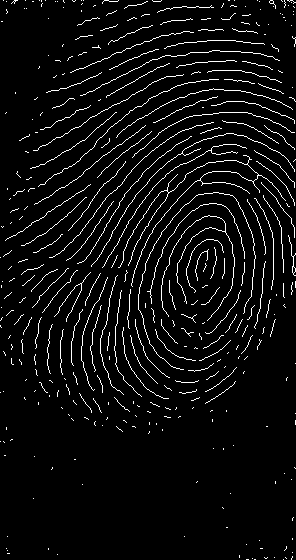
#> input picture img/101_3_skel.bmp, 296 x 560 px, found by its file name
$ python minutiae_extraction_backup.py   (Python 2 division)
#> lines starting #> are read from the running program, lines starting #| are printed output that depends on the picture; after the words box and inside, x2 and y2 are one past the last pixel; in counts of white or black regions, pixels touching at a corner belong together
import cv2
import numpy as np
import math
from skimage import morphology, img_as_float, img_as_ubyte

def neibPoint(img, x, y, qt):
	i = -1;
	j = -1;
	neibQt = -1
	if img[x, y] == 255:
		for i in range(-1, 2):
			for j in range(-1, 2):
				if img[(x + i), (y + j)] == 255:
					neibQt += 1
	if neibQt == qt and qt > 0:
		return True
	elif neibQt == -qt and qt < 0:
		return True
	else:
		return False

def searchPath(img1, img2, x, y, distance):
	a = x;
	b = y;
	img2[a, b] = 100
	for i in range (0, distance):
		for m in range(-1, 2):
			for n in range(-1, 2):
				if img1[a+m, b+n] == 255:
					if img2[a+m, b+n] == 0:
						a = a+m
						b = b+n
						img2[a, b] = 100
					elif img2[a+m, b+n] == 255:
						return False
	return True

s = '101_3'

# imgrgb = cv2.imread(s + '_skel.bmp', 1)
img = cv2.imread(s + '_skel.bmp', 0)
#> img: shape (560, 296); 5.1% white in thin lines or dots
height, width = img.shape
#> height = 560; width = 296
size = np.size(img)
#> size = 165760

ctrl1 = np.zeros(img.shape,np.uint8)
ctrl2 = np.zeros(img.shape,np.uint8)

for i in range(1, height-1):
	for j in range(1, width-1):
		if neibPoint(img, i, j, 3):
			ctrl1[i, j] = 255
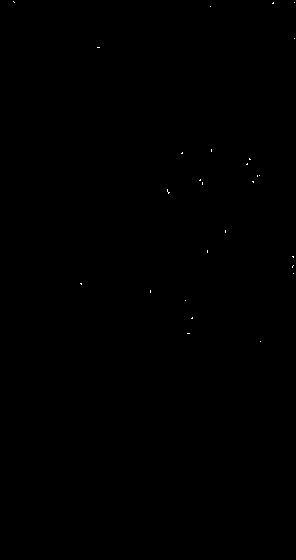
#> ctrl1: shape (560, 296); 0.04% white in thin lines or dots, all inside (x1, y1, x2, y2) = (13, 1, 295, 342)
			# imgrgb[i-1, j-1] = [0, 0, 255]
			# imgrgb[i-1, j] = [0, 0, 255]
			# imgrgb[i-1, j+1] = [0, 0, 255]
			# imgrgb[i, j-1] = [0, 0, 255]
			# imgrgb[i, j+1] = [0, 0, 255]
			# imgrgb[i+1, j-1] = [0, 0, 255]
			# imgrgb[i+1, j] = [0, 0, 255]
			# imgrgb[i+1, j+1] = [0, 0, 255]

for i in range(1, height-1):
	for j in range(1, width-1):
		if neibPoint(img, i, j, -1):
			ctrl2[i, j] = 255
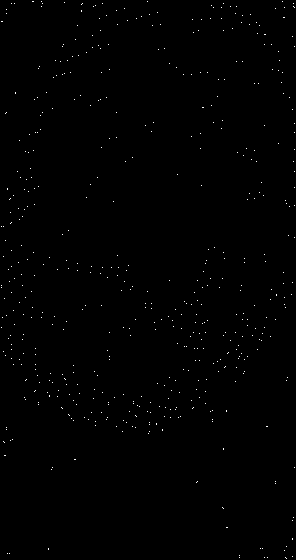
#> ctrl2: shape (560, 296); 0.34% white in thin lines or dots
			# imgrgb[i-1, j-1] = [0, 255, 0]
			# imgrgb[i-1, j] = [0, 255, 0]
			# imgrgb[i-1, j+1] = [0, 255, 0]
			# imgrgb[i, j-1] = [0, 255, 0]
			# imgrgb[i, j+1] = [0, 255, 0]
			# imgrgb[i+1, j-1] = [0, 255, 0]
			# imgrgb[i+1, j] = [0, 255, 0]
			# imgrgb[i+1, j+1] = [0, 255, 0]

# Minutiaes 1: bifurcacoes, ou seja, pontos que possuem 3 pontos adjacentes
# Minutiaes 2: finais de linha, ou seja, que possuem apenas 1 ponto adjacente
# cv2.imwrite(s + "_mn_1_2.bmp", imgrgb)
cv2.imwrite(s + "_mn_1_only.bmp", ctrl1)
cv2.imwrite(s + "_mn_2_only.bmp", ctrl2)

# Borda falsa - para evitar falha de segmentacao e variantes
for i in range(0, height):
	img[i, 0] = 0
	img[i, width-1] = 0
#> img: shape (560, 296); 5% white in thin lines or dots
for i in range(0, width):
	img[0, i] = 0
	img[height-1, i] = 0
#> img: shape (560, 296); 5% white in thin lines or dots

ctrl3 = ctrl1.copy()

# Retiradas de "bifurcacoes" unidas
for i in range(1, height-1):
	for j in range(1, width-1):
		if ctrl3[i][j] == 255:
			for k in range(-30, 31):
				for l in range(-30, 31):
					if i+k < height and j+l < width:
						ctrl3[i+k][j+l] = 0
			ctrl3[i][j] = 255

# [18 lines of commented-out code are left out]
cv2.imwrite(s + "_mn_1_selection.bmp", ctrl3)

for i in range(0, height):
	for j in range(0, width):
		if img[i, j] == 255:
			if ctrl3[i, j] == 0:
				ctrl3[i, j] = 40
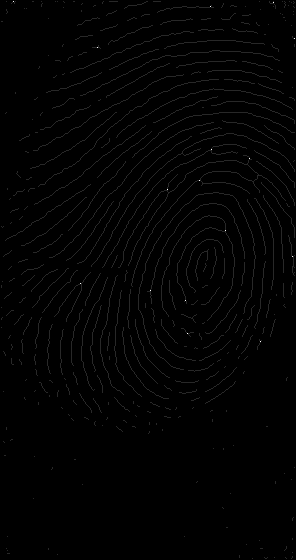
#> ctrl3: shape (560, 296); min 0, max 255, mean 2

# Minutiaes com a digital no fundo
# cv2.imwrite(s + "_mn_1_selection2.bmp", ctrl3)

ctrl3 = ctrl2.copy()

# Inicios e terminos de linha
for i in range(1, height-1):
	for j in range(1, width-1):
		if ctrl2[i, j] == 255:
			count = 0
			for a in range(-1, 2):
				for b in range(-1, 2):
					if img[i+a, j+b] == 255:
						ctrl4 = ctrl2.copy()
						ctrl4[i, j] = 200
						if not searchPath(img, ctrl4, i+a, j+b, 50):
							count += 1
			if count >= 1:
				ctrl3[i, j] = 0
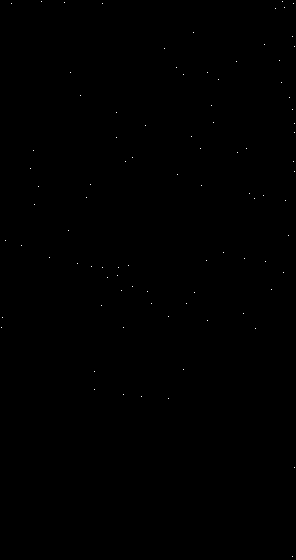
#> ctrl3: shape (560, 296); 0.05% white in thin lines or dots

# Retiradas de terminais unidos
for i in range(1, height-1):
	for j in range(1, width-1):
		if ctrl3[i][j] == 255:
			for k in range(-20, 21):
				for l in range(-20, 21):
					if i+k < height and j+l < width:
						ctrl3[i+k][j+l] = 0
			ctrl3[i][j] = 255
#> ctrl3: shape (560, 296); 0.03% white in thin lines or dots, all inside (x1, y1, x2, y2) = (2, 1, 295, 468)

# Minutiaes escolhidas
cv2.imwrite(s + "_mn_2_selection.bmp", ctrl3)

for i in range(0, height):
	for j in range(0, width):
		if img[i, j] == 255:
			if ctrl3[i, j] == 0:
				ctrl3[i, j] = 40
#> ctrl3: shape (560, 296); min 0, max 255, mean 2.1

# Minutiaes com a digital no fundo
# cv2.imwrite(s + "_mn_2_selection2.bmp", ctrl3)

# Calculo do core
img = cv2.imread(s + "_mn_1_selection.bmp", 0)
tX = 0
tY = 0
qt = 0
for i in range(0, height):
	for j in range(0, width):
		if img[i, j] == 255:
			tX += i
			tY += j
			qt += 1

img = np.zeros(img.shape,np.uint8)
tX /= qt
tY /= qt

# for i in range(-1, 2):
#   for j in range(-1, 2):
# 	img[tX+i, tY+j] = 255
img[tX, tY] = 255

cv2.imwrite(s + "_core.bmp", img)

# Escolha entre todas as minutiae

img = cv2.imread(s + "_mn_1_selection.bmp", 0)
img2 = cv2.imread(s + "_mn_2_selection.bmp", 0)
img3 = img
img3 = np.zeros(img.shape,np.uint8)

for i in range(0, height):
	for j in range(0, width):
		if img[i][j] == 255 or img2[i][j] == 255:
			if math.sqrt( math.pow(abs(i - tX), 2) + math.pow(abs(j - tY), 2)) < 170:
				img3[i][j] = 255
#> img3: shape (560, 296); 0.03% white in thin lines or dots, all inside (x1, y1, x2, y2) = (33, 6, 295, 334)

# Retiradas de minutiaes unidos
for i in range(1, height-1):
	for j in range(1, width-1):
		if img3[i][j] == 255:
			for k in range(-20, 21):
				for l in range(-20, 21):
					if i+k < height and j+l < width:
						img3[i+k][j+l] = 0
			img3[i][j] = 255
#> img3: shape (560, 296); 0.03% white in thin lines or dots, all inside (x1, y1, x2, y2) = (33, 6, 295, 328)

cv2.imwrite(s + "_minutiae.bmp", img3)

$ run again, with img/101_2_skel.bmp copied over img/101_3_skel.bmp
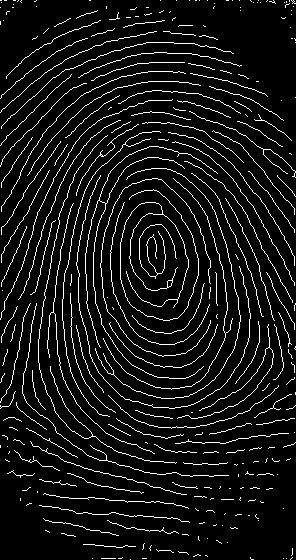
#> input picture img/101_2_skel.bmp, 296 x 560 px, found by its file name
#> size = 165760
#> after the loop `for i in range(1, height-1):`:
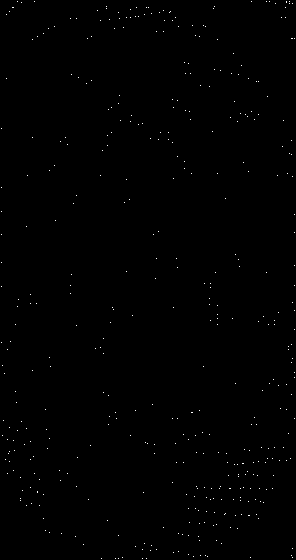
#> ctrl2: shape (560, 296); 0.26% white in thin lines or dots
#> after the loop `for i in range(0, height):`:
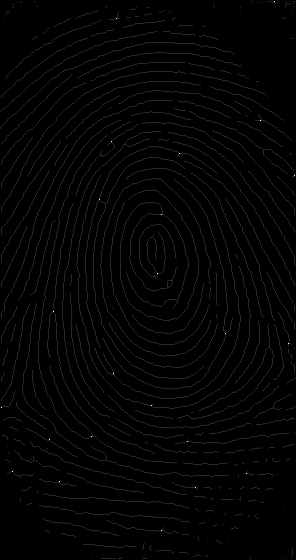
#> ctrl3: shape (560, 296); min 0, max 255, mean 3.1

$ run again, with img/101_4_skel.bmp copied over img/101_3_skel.bmp
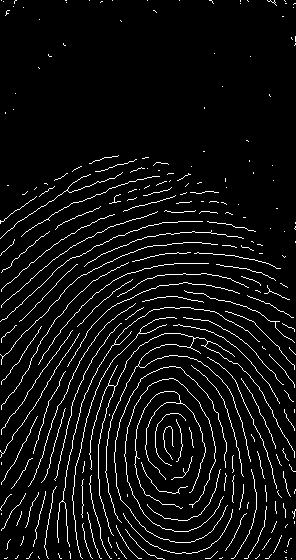
#> input picture img/101_4_skel.bmp, 296 x 560 px, found by its file name
#> size = 165760
#> after the loop `for i in range(1, height-1):`:
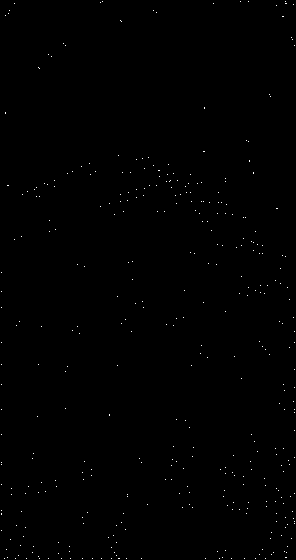
#> ctrl2: shape (560, 296); 0.24% white in thin lines or dots
#> after the loop `for i in range(0, height):`:
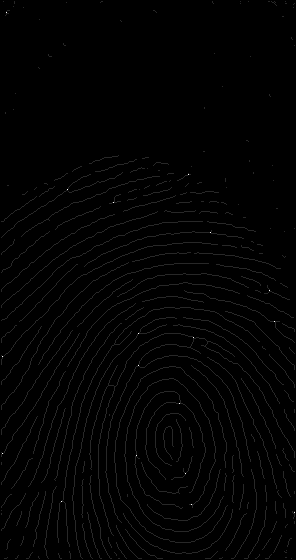
#> ctrl3: shape (560, 296); min 0, max 255, mean 2.3

$ run again, with img/101_6_skel.bmp copied over img/101_3_skel.bmp
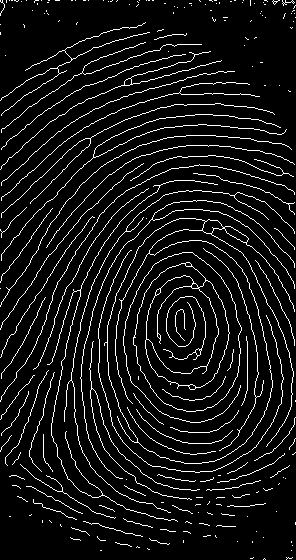
#> input picture img/101_6_skel.bmp, 296 x 560 px, found by its file name
#> size = 165760
#> after the loop `for i in range(0, width):`:
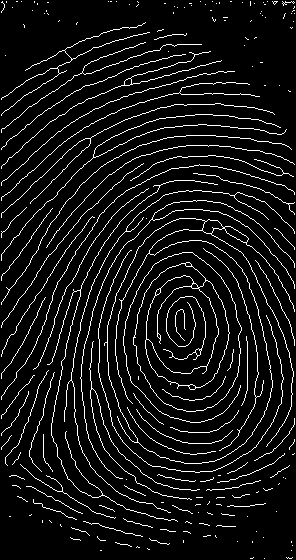
#> img: shape (560, 296); 7.5% white in thin lines or dots
#> after the loop `for i in range(0, height):`:
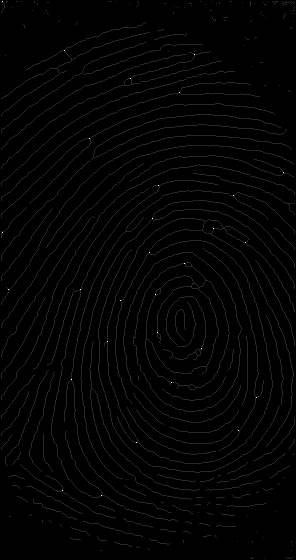
#> ctrl3: shape (560, 296); min 0, max 255, mean 3
